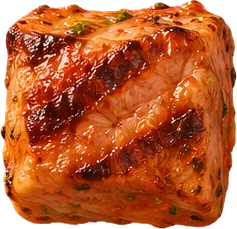
#> input picture assets/art/sekelo/mishkaki-meat.grilled.r1.webp, 237 x 229 px, given in place of A1-sekelo-1.png, which was not available
$ python sekelo_fit_check.py ../../../assets/art/sekelo/mishkaki-meat.grilled.r1.webp
#> lines starting #> are read from the running program, lines starting #| are printed output that depends on the picture
#!/usr/bin/env python3
"""Sekelo skewer fit check (SEK-20, Zafar 9 Nov): today's skewer art on mock A1-sekelo-1. Usage: python3 build/tools/art/sekelo_fit_check.py <outdir>"""
# Sekelo skewer fit check: today's skewer art laid on mock A1-sekelo-1 (the first try) at a given scale.
import sys
from PIL import Image, ImageDraw, ImageFont
D='assets/cook/items/v3/sekelo/'
mock=Image.open('sources/art/s19-mocks2/results/A1-sekelo-1.png').convert('RGBA')
#> mock is the input picture: PIL image 237x229 RGBA; mean R, G, B, A 164.2, 74.1, 31.1, 225.9
W,H=mock.size  # 1672x941
#> W = 237; H = 229
k=W/1400  # crop coords -> original
#> k = 0.169
def skewer(L, state, pw=None):
    stick=Image.open(D+'stick.webp').convert('RGBA'); sw,sh=stick.size
    s=L/sh; stick=stick.resize((max(1,int(sw*s)),int(L)))
    pw=pw or int(L*0.2); can=Image.new('RGBA',(pw+8,int(L)),(0,0,0,0))
    can.alpha_composite(stick,((can.width-stick.width)//2,0))
    names=['meat','tomato','onion','meat']
    top=int(L*0.06); bot=int(L*0.74); step=(bot-top)/4
    for i,n in enumerate(names):
        p=Image.open(D+f'{n}-{state}.webp').convert('RGBA').resize((pw,int(pw*396/404)))
        can.alpha_composite(p,((can.width-pw)//2,int(top+i*step+step/2-p.height/2)))
    return can
def shadow(base,img,x,y):
    sh=Image.new('RGBA',img.size,(0,0,0,0)); a=img.split()[3].point(lambda v:int(v*0.35))
    sh.putalpha(a); base.alpha_composite(sh,(x+6,y+6)); base.alpha_composite(img,(x,y))
def run(L,out,label):
    im=mock.copy(); d=ImageDraw.Draw(im)
    # trays (crop coords measured by eye) -> original
    trays=[(60,68,445,375),(60,403,445,712)]
    trays=[tuple(int(v*k) for v in t) for t in trays]
    bed=tuple(int(v*k) for v in (575,130,1245,615))
    for t,state in zip(trays,['raw','grilled']):
        sk=skewer(L,state).rotate(90,expand=True)  # lying across the tray, handle right
        x0,y0,x1,y1=t; pad=int(0.06*(x1-x0)); n=4
        gap=((y1-y0)-2*pad-n*sk.height)/(n-1) if n>1 else 0
        for i in range(n): shadow(im,sk,x0+((x1-x0)-sk.width)//2, int(y0+pad+i*(sk.height+gap)))
        d.rectangle(t,outline=(255,0,255,255),width=3)
    sk=skewer(L,'raw'); x0,y0,x1,y1=bed; n=4; span=(x1-x0)
    for i in range(n): shadow(im,sk,int(x0+span*(i+0.5)/n-sk.width/2), int((y0+y1)/2-L*0.42))
    f=ImageFont.truetype('/usr/share/fonts/truetype/dejavu/DejaVuSans-Bold.ttf',26)
    d.rectangle((0,H-44,W,H),fill=(0,0,0,170)); d.text((14,H-38),label,fill='white',font=f)
    im.convert('RGB').save(out,quality=88)
L_mock=int(665*k)  # the mock's own skewer length
#> L_mock = 112
run(L_mock,sys.argv[1]+'/fit-a-mock-scale.jpg',f'A: the mock\'s skewer size ({L_mock}px of {H}): four do not fit a tray')
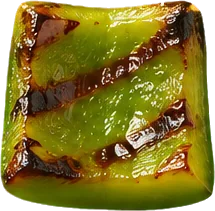
#> input picture assets/art/sekelo/mishkaki-pepper.grilled.r1.webp, 215 x 211 px, given in place of stick.webp, which was not available
#> in skewer, stick is the input picture: PIL image 215x211 RGBA; mean R, G, B, A 116.8, 101.8, 26, 228.6
#> in skewer, `stick = stick.resize((max(1, int(sw * s)), int(L)))`:
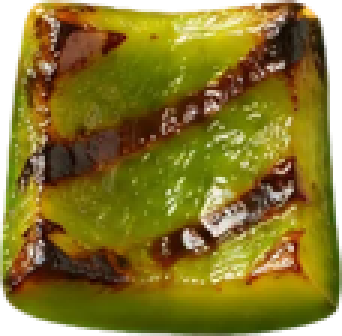
#> stick: PIL image 114x112 RGBA (shown 3 times larger); mean R, G, B, A 112.5, 97.5, 21.7, 228.6; transparent parts drawn white
#> in skewer, `can = Image.new('RGBA', (pw + 8, int(L)), (0, 0, 0, 0))`: can: PIL image 30x112 RGBA; every value is 0
#> in skewer, `can.alpha_composite(stick,((can.width-stick.width)//2,0))`:
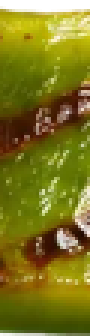
#> can: PIL image 30x112 RGBA (shown 3 times larger); mean R, G, B, A 118, 110.8, 19.7, 244.5; transparent parts drawn white
#> in skewer, `p=Image.open(D+f'{n}-{state}.webp').convert('RGBA').resize((pw,int(pw*..`:
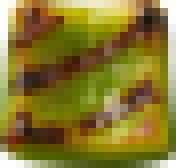
#> p: PIL image 22x21 RGBA (shown 8 times larger); mean R, G, B, A 119.6, 104.3, 22.6, 229.9; transparent parts drawn white
#> in skewer, `can.alpha_composite(p,((can.width-pw)//2,int(top+i*step+step/2-p.heigh..`:
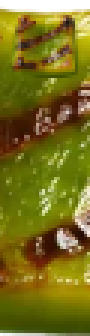
#> can: PIL image 30x112 RGBA (shown 3 times larger); mean R, G, B, A 113.3, 103.9, 19.5, 244.5; transparent parts drawn white
#> (the run stopped early here; a loop or call above may not have finished)
